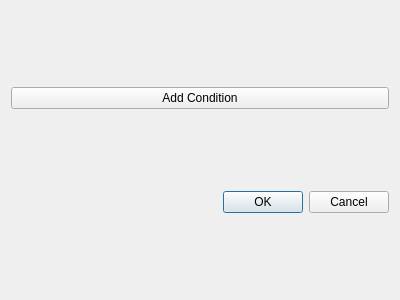
<?xml version="1.0" encoding="UTF-8"?>
<ui version="4.0">
 <class>deletedialog</class>
 <widget class="QWidget" name="deletedialog">
  <property name="geometry">
   <rect>
    <x>0</x>
    <y>0</y>
    <width>400</width>
    <height>300</height>
   </rect>
  </property>
  <property name="windowTitle">
   <string>Form</string>
  </property>
  <layout class="QVBoxLayout" name="verticalLayout">
   <item>
    <layout class="QVBoxLayout" name="verticalLayout_2"/>
   </item>
   <item>
    <widget class="QPushButton" name="pushButton">
     <property name="text">
      <string>Add Condition</string>
     </property>
    </widget>
   </item>
   <item>
    <widget class="QDialogButtonBox" name="buttonBox">
     <property name="orientation">
      <enum>Qt::Horizontal</enum>
     </property>
     <property name="standardButtons">
      <set>QDialogButtonBox::Cancel|QDialogButtonBox::Ok</set>
     </property>
    </widget>
   </item>
  </layout>
 </widget>
 <resources/>
 <connections/>
</ui>
